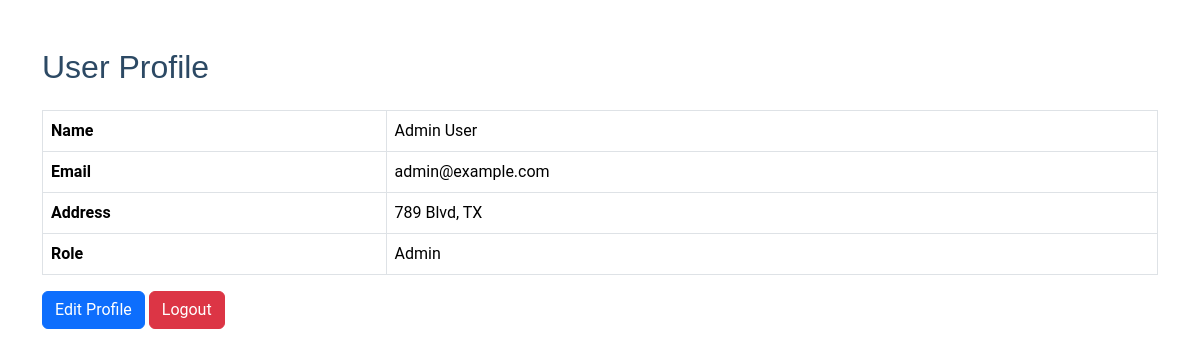
Screenshot of /profile.php (signed in) with the database file from the repository.
### tables this page shows
CREATE TABLE users (
    id INT PRIMARY KEY AUTO_INCREMENT,
    name VARCHAR(255),
    email VARCHAR(255) UNIQUE,
    password VARCHAR(255),
    mobile_number VARCHAR(20) UNIQUE,
    address TEXT,
    pincode VARCHAR(10),
    dob DATE,
    gender ENUM('Male', 'Female', 'Other'),
    is_active BOOLEAN DEFAULT TRUE,
    role ENUM('Admin', 'Doctor', 'Patient')
);

### profile.php (the view, shortened to what this page needs)
<?php
include "includes/db.php";
$user_id = $_SESSION['user_id'];
$sql = "SELECT name, email, address, role FROM users WHERE id = '$user_id'";
$result = mysqli_query($conn, $sql);
if (mysqli_num_rows($result) > 0) {
    $user = mysqli_fetch_assoc($result);
} else {
    echo "User not found.";
    exit();
}
?>
<!DOCTYPE html>
<html lang="en">
<head>
    <link href="/rm/assets/vendor/bootstrap/css/bootstrap.min.css" rel="stylesheet">
    <link href="/rm/assets/css/main.css" rel="stylesheet">
</head>
<body>
    <div class="container mt-5">
        <h2 class="mb-4">User Profile</h2>
        <table class="table table-bordered">
            <tr>
                <th>Name</th>
                <td><?php echo ($user['name']); ?></td>
            </tr>
            <tr>
                <th>Email</th>
                <td><?php echo ($user['email']); ?></td>
            </tr>
            <tr>
                <th>Address</th>
                <td><?php echo ($user['address']); ?></td>
            </tr>
            <tr>
                <th>Role</th>
                <td><?php echo ($user['role']); ?></td>
            </tr>
        </table>
        <a href="edit_profile.php" class="btn btn-primary">Edit Profile</a>
        <a href="auth/logout.php" class="btn btn-danger">Logout</a>
    </div>
</body>
</html>

### assets/css/main.css (style rules this page uses)
:root { --default-font: "Roboto", system-ui, -apple-system, "Segoe UI", Roboto, "Helvetica Neue", Arial, "Noto Sans", "Liberation Sans", sans-serif, "Apple Color Emoji", "Segoe UI Emoji", "Segoe UI Symbol", "Noto Color Emoji"; --heading-font: "Poppins", sans-serif; --nav-font: "Raleway", sans-serif; }
:root { --background-color: #ffffff; --default-color: #444444; --heading-color: #2c4964; --accent-color: #1977cc; --surface-color: #ffffff; --contrast-color: #ffffff; }
:root { --nav-color: #2c4964; --nav-hover-color: #1977cc; --nav-mobile-background-color: #ffffff; --nav-dropdown-background-color: #ffffff; --nav-dropdown-color: #2c4964; --nav-dropdown-hover-color: #1977cc; }
:root { scroll-behavior: smooth; }
body { color: var(--default-color); background-color: var(--background-color); font-family: var(--default-font); }
a { color: var(--accent-color); text-decoration: none; transition: 0.3s; }
h1, h2, h3, h4, h5, h6 { color: var(--heading-color); font-family: var(--heading-font); }

### rows the page displays
users: name "Admin User", email "admin@example.com", address "789 Blvd, TX", role "Admin"
